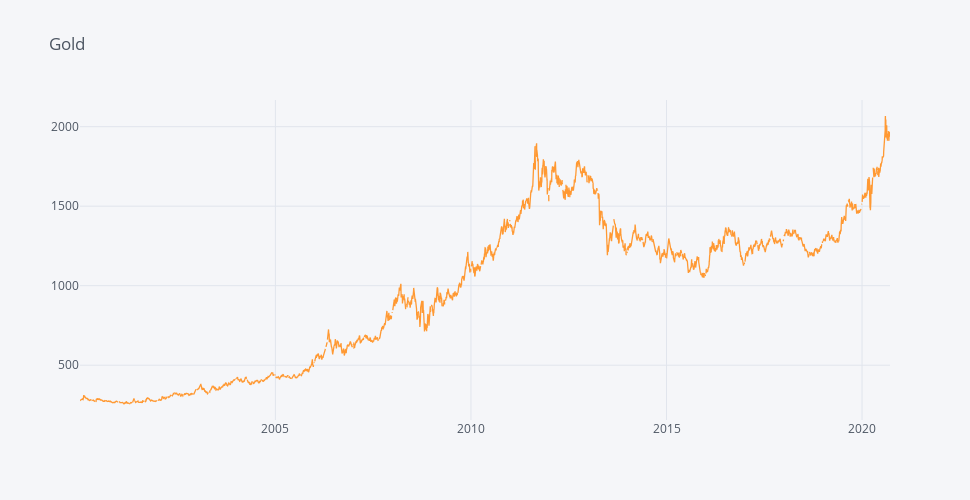

The cell this chart's notebook holds for it:
### Code cell
gold.iplot(dimensions=pa.dimensions, title='Gold')

### Figure 1 — Plotly figure (JSON) as saved in the notebook; plotly's stock layout.template omitted (floating-point values rounded to 4 significant figures; data arrays with more than 128 entries replaced by an {"elided": "..."} marker saying what was removed)
{"data": [{"line": {"color": "rgba(255, 153, 51, 1.0)", "dash": "solid", "shape": "linear", "width": 1.3}, "mode": "lines", "name": "GOLD", "text": "", "type": "scatter", "x": {"elided": "5405 str values"}, "y": {"elided": "5405 mixed values"}}], "layout": {"height": 500, "legend": {"bgcolor": "#F5F6F9", "font": {"color": "#4D5663"}}, "paper_bgcolor": "#F5F6F9", "plot_bgcolor": "#F5F6F9", "title": {"font": {"color": "#4D5663"}, "text": "Gold"}, "width": 970, "xaxis": {"autorange": true, "gridcolor": "#E1E5ED", "range": ["2000-01-03", "2020-09-18"], "showgrid": true, "tickfont": {"color": "#4D5663"}, "title": {"font": {"color": "#4D5663"}, "text": ""}, "type": "date", "zerolinecolor": "#E1E5ED"}, "yaxis": {"autorange": true, "gridcolor": "#E1E5ED", "range": [155.3, 2168.0], "showgrid": true, "tickfont": {"color": "#4D5663"}, "title": {"font": {"color": "#4D5663"}, "text": ""}, "type": "linear", "zerolinecolor": "#E1E5ED"}}}
